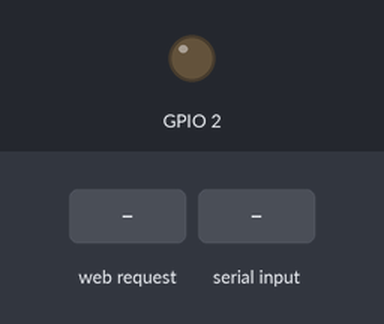
The sketch below on a simulated ESP8266 (NodeMCU). Shown: output pins drawn as LEDs (lit = HIGH). Inputs (shaded band) come from the test bench. WiFi joins after 1.5 s; servers stay silent unless stated; what the sketch prints to the serial monitor is not drawn.

Above: at 0.1 s.
At 2.7 s:
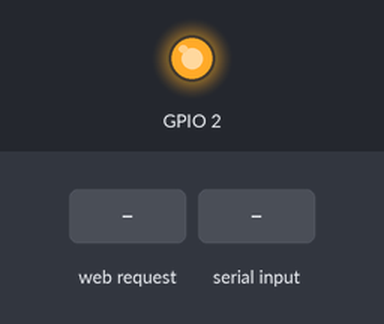
2.8 s: HTTP request GET /MEGA received
4.3 s: "/ORDI\n" received over the second serial link
Timing chart, 0 to 7.3 s (numbered marks = the images above; inputs shaded):
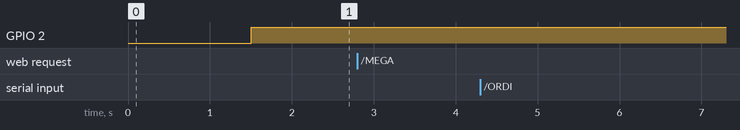

Measured:
- after the input at 2.8 s, every drawn part: stays the same
- after the input at 4.3 s, every drawn part: stays the same

The sketch:

Code_ESP.ino
```cpp
// insérer dans pref : http://arduino.esp8266.com/stable/package_esp8266com_index.json
#include <ESP8266WiFi.h>
#include <SoftwareSerial.h>
#include <string.h>
#include <pthread.h>
#define PORT 5000


const char* ssid = "PORTABLE";
const char* password = "12345678";
int i =0;

WiFiServer server(PORT);


SoftwareSerial esp_serial =  SoftwareSerial(13, 15); // Mettre le blanc sur 13 et vert sur 15

void setup() {
  Serial.begin(115200);
  esp_serial.begin(115200);
  pinMode(2, OUTPUT);
  Serial.setTimeout(10);
  Serial.printf("Connecting to %s ", ssid);
  WiFi.begin(ssid, password);
  while (WiFi.status() != WL_CONNECTED)
  {
    delay(500);
    Serial.print(".");
  }
  Serial.println(" connected");

  server.begin();
  Serial.printf("Web server started, open %s in a web browser\n", WiFi.localIP().toString().c_str());

}

WiFiClient client; // socket client TCP

void loop() {

  if (!client){
    client = server.accept();
    if (client)
    {
      Serial.println("\n[Client connected];");
    }
  }


  // wait for a client (web browser) to connect
  if (client)
  {

    // read line by line what the client (web browser) is requesting
    if (client.available())
    {
      String line = client.readStringUntil('\n');

      if (line == "STOP"){
        Serial.println("Arret de transfert!");
        client.print("STOP");
        Serial.println("Message envoyé à la méga : /MOTORA 0;");
        esp_serial.print("/MOTORA 0;\n");
        Serial.println("Message envoyé à la méga : /MOTORB 0;");
        esp_serial.print("/MOTORB 0;\n");
        client.stop();
        Serial.println("[Client disconnected]");
        digitalWrite(2, LOW);
      }
      else if (line.startsWith("/MEGA")){
        Serial.println("Message envoyé à la méga : "+ line.substring(5));
        esp_serial.print(line.substring(5)+"\n");
      }


    }
    if(esp_serial.available()){
      String message = esp_serial.readStringUntil('\n');
      if (message.startsWith("/ORDI")){

          Serial.print("Message envoyé au client : " + message.substring(5) + "\n");
          client.print(message.substring(5));
        }
      }
  }


  digitalWrite(2, HIGH);

}
```
